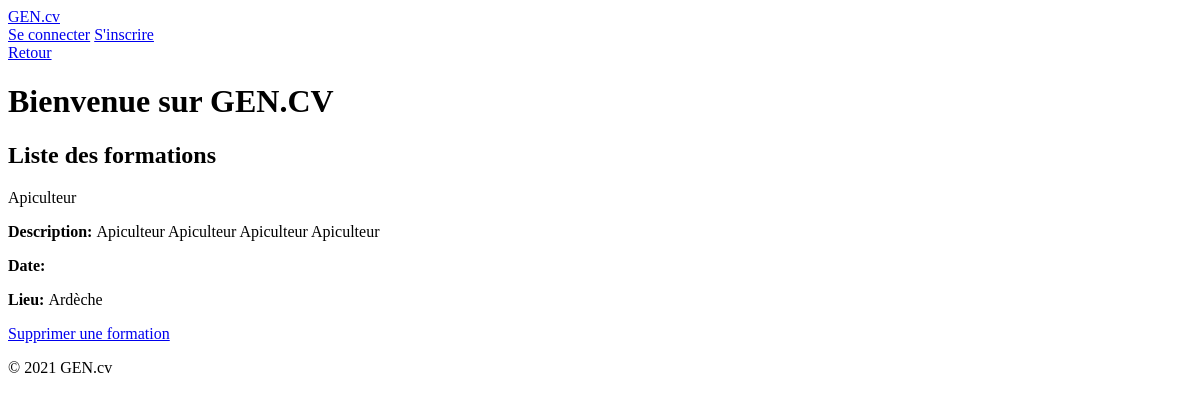
Page /formation_list/ on the earlier database version.
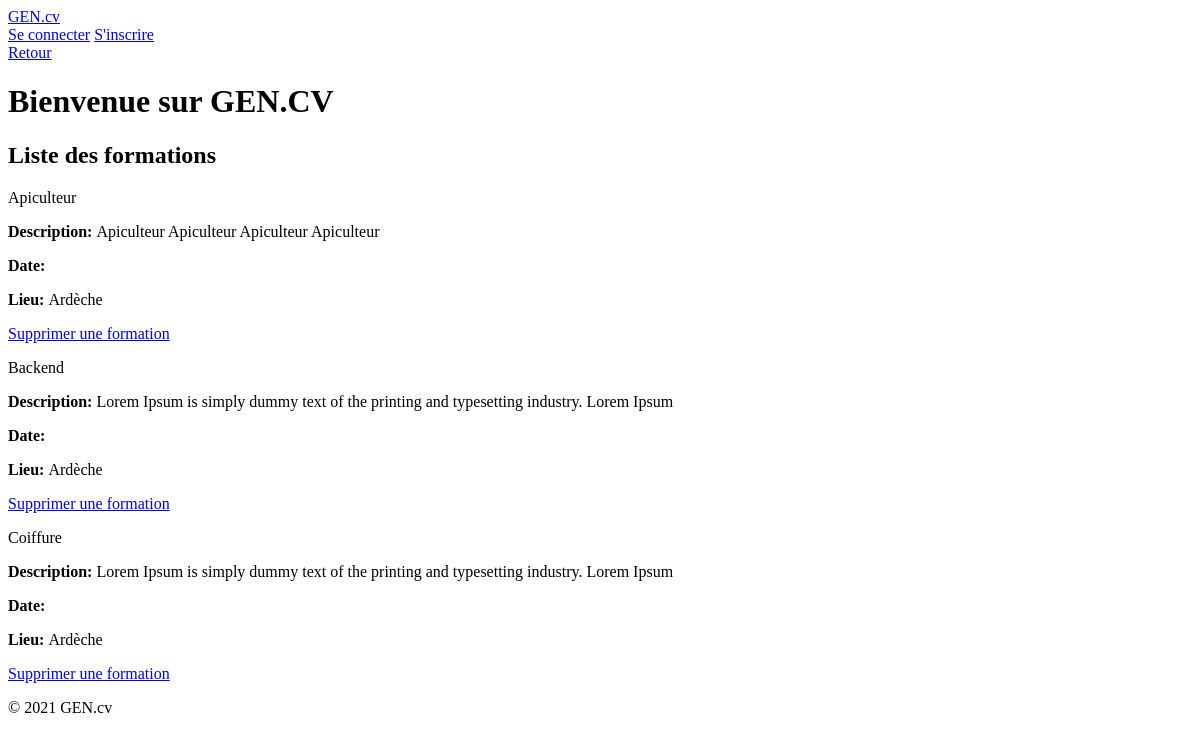
Same page on the later database version.
### curriculum/models.py (models this page shows, shortened)
class Formation(models.Model):
    title_formation = models.CharField("titre de la formation", max_length=120)
    description_formation = models.TextField("description de la formation")
    business = models.CharField("école ou entreprise", max_length=120, blank=True, null=True)
    start_date_of_formation = models.DateField("date de début de la formation", blank=True, null=True)
    end_date_of_formation = models.DateField("date de fin de la formation", blank=True, null=True)
    location_formation = models.CharField("lieu de la formation", max_length=100)
    info = models.ForeignKey(Info, on_delete=models.CASCADE, related_name='formations_info', null=True)
    class Meta:
        verbose_name = "Formation"
        verbose_name_plural = "Formations"

### pages/views.py (the view, shortened to what this page needs)
# urls.py: path('formation_list/', FormationListView.as_view(), name='formation_list'),
class FormationListView(ListView):
    model = Formation
    template_name = "pages/formation_list.html"
    context_object_name = "formations"
    def get_queryset(self):
        return Formation.objects.all()

### templates/pages/formation_list.html (shortened to what this page needs)
{% extends "base.html" %}
{% load tailwind_filters %}
{% load crispy_forms_tags %}
{% block content %}
<div class='w-full flex justify-end mt-[500px] fixed '>
  <a
    class="btn btn-primary my-2 w-22 flex justify-end"
    href="#" onclick="window.history.back(); return false;">
    Retour
  </a>
</div>
<header class="container mx-auto m-6 flex flex-col justify-center items-center">
    <h1 class="font-bold text-4xl mt-4">Bienvenue sur GEN.CV</h1>
</header>
<main class="container mx-auto p-10">
  <section class="flex flex-col w-full h-full">
      <h1 class='text-4xl font-semibold flex flex-row justify-center items-center py-4'>Liste des formations</h1>
      <div class="container mx-auto flex flex-col">
        {% for formation in formations %}
        <div class='flex flex-row justify-center items-center w-full h-auto px-6 my-10 border-2 rounded-md p-2'>
          <div class='flex flex-col justify-center items-center w-full '>
          <p class='w-full text-2xl font-semibold'>{{ formation.title_formation }}</p>
          <p class='w-full text-xl'><strong>Description: </strong>{{formation.description_formation}}</p>
          <p class='w-full text-xl'><strong>Date: </strong>{{formation.date_formation}}</p>
          <p class='w-full text-xl'><strong>Lieu: </strong>{{formation.location_formation}}</p>
        </div>
          <a href="{% url 'pages:formation_delete' formation.pk %}" class="btn btn-primary w-44 mr-6">Supprimer une formation</a>
        </div>
        {% endfor %}
      </div>
    </section>
</main>
{% endblock %}

Differences in the rows shown:
added Formation: title_formation "Backend", description_formation "Lorem Ipsum is simply dummy text of the printing and typesetting industry. Lorem Ipsum", location_formation "Ardèche"
added Formation: title_formation "Coiffure", description_formation "Lorem Ipsum is simply dummy text of the printing and typesetting industry. Lorem Ipsum", location_formation "Ardèche"
